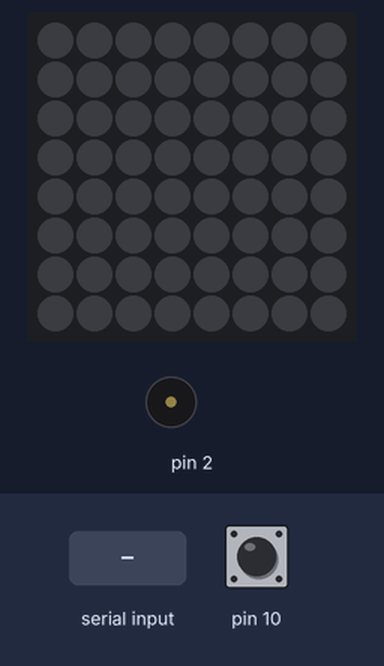
Recording of a sketch running on a simulated Arduino Mega 2560, built with avr-gcc and run on an emulated ATmega2560. Shown: 8×8 RGB LED matrix (first LED top left, wired row by row), buzzer (waves = sounding). Inputs (shaded band) come from the test bench; at power-on: pin 10 HIGH. Dim RGB values are drawn brighter than linear.

Above: at 1.2 s.
1.3 s: pin 10 pulled LOW for 0.15 s
At 2.19 s:
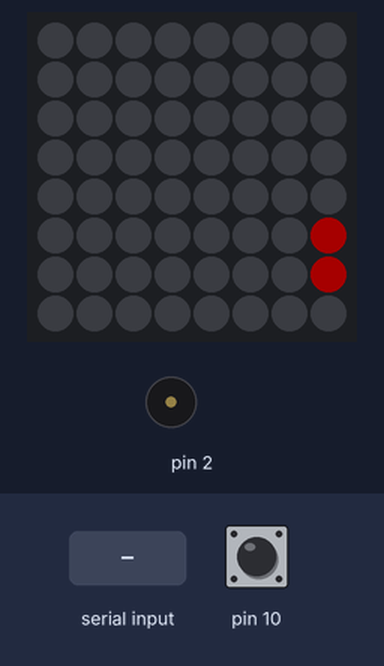
3.8 s: "$\n" received over Serial
At 4.5 s:
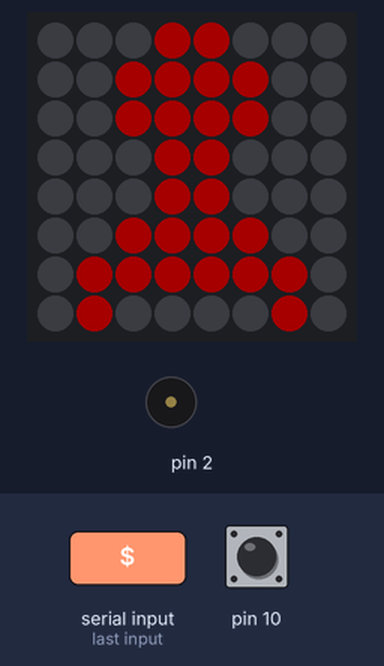
5.4 s: pin 10 pulled LOW for 1 s
At 7.9 s:
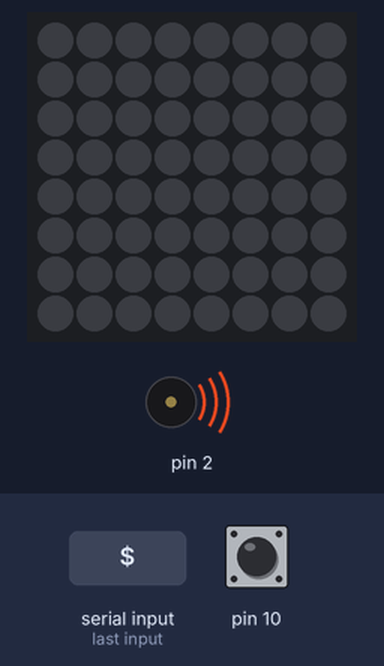
8.0 s: pin 10 pulled LOW for 3.2 s
At 9.0 s:
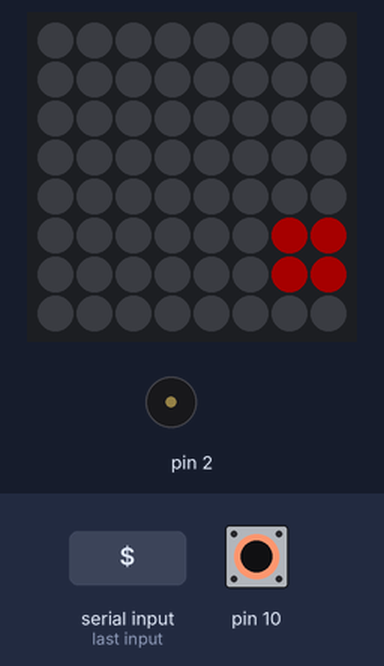
Timing chart, 0 to 13.7 s (numbered marks = the images above; inputs shaded):
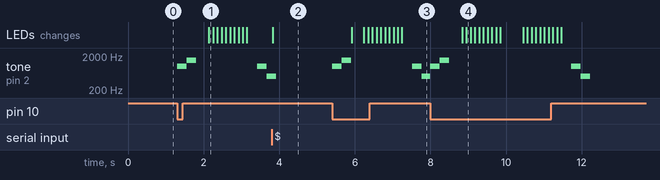

The sketch:

screen.ino
```cpp
#include <Adafruit_GFX.h>
#include <Adafruit_NeoMatrix.h>
#include <Adafruit_NeoPixel.h>
// #0000000000000000010100010111001001110110011111000111110001010100#60d670
#ifndef PSTR
#define PSTR // Prevent compiler error
#endif
#define PIN 8
#define NUM_LEDS 64

Adafruit_NeoMatrix matrix = Adafruit_NeoMatrix(8, 8, 1, 1, PIN,
  NEO_TILE_BOTTOM   + NEO_TILE_LEFT   + NEO_TILE_COLUMNS   + NEO_TILE_PROGRESSIVE +
  NEO_MATRIX_BOTTOM + NEO_MATRIX_LEFT + NEO_MATRIX_COLUMNS + NEO_MATRIX_PROGRESSIVE,
  NEO_GRB + NEO_KHZ800);
uint16_t color = matrix.Color(255, 0, 0); // Red color for text
String displayText = "."; // Default text
String hexColor;
int pip = 1;
int lever;
//
int event[16];
unsigned long startMillis = 0;
unsigned long currentMillis;
int on = false;


void setup() {
  Serial.begin(9600); // USB-C
  Serial1.begin(9600); // UART1 for ESP-01

  matrix.begin();
  matrix.setTextWrap(false);
  matrix.setBrightness(40);
  matrix.setTextColor(color);

  pinMode(10, INPUT_PULLUP);
  pinMode(2, OUTPUT);
}

int x = matrix.width();
String dataBuffer; // Buffer to store incoming data

void loop() {
  lever = digitalRead(10);
  if (lever == 0 ) {
    if (pip == 1) {
      tone(2, 1000, 250);
      delay(250);
      tone(2, 1500, 250);
      delay(250);
    }
    eSource();
    pip = 0;
  } else {
    if (pip == 0) {
      tone(2, 1000, 250);
      delay(250);
      tone(2, 500, 250);
      matrix.fillScreen(0);
      matrix.show();
      pip = 1;
    }
    uDmxRecieve();
  }
}

void uDmxRecieve() {
  while (Serial.available() > 0 && lever == 1) {

    String receivedData = Serial.readStringUntil('\n');
    char buffer[50];  // Dočasné pole pro převedení Stringu na C-string
    receivedData.toCharArray(buffer, sizeof(buffer)); //                                reaktor   paprsky    torpedo    manev      impuls      warp       jump       front      rear
    int parsedValues = sscanf(buffer, "%d %d %d %d %d %d %d %d %d %d %d %d %d %d %d %d", &event[0], &event[1], &event[2], &event[3], &event[4], &event[5], &event[6], &event[7], &event[8],
                                                                                      &event[9], &event[10], &event[11], &event[12], &event[13], &event[14], &event[15] );
    //                                                                                 yellow       red       docking       dock       hull%     shieldsF%    shieldsR%
    uCases();
    lever = digitalRead(10);
  }
}


void uCases() {
  if (event[9] == 255) {//yellow          0 0 0 0 0 0 0 0 0 255 0 0 0 130 200 100
    uAni(1, 179, 149, 0);
  } else if (event[10] == 255) {//red     0 0 0 0 0 0 0 0 0 0 255 0 0 130 200 100
    uAni(1, 179, 0, 0);
  } else {
    uAni(1, 0, 0, 0);
  }
  int r;
  int g;
  uGradient(event[14], r, g);
  uAni(2, r, g, 0);//front shield
  uGradient(event[13], r, g);
  uAni(3, r, g, 0);//hull
  uGradient(event[15], r, g);
  uAni(4, r, g, 0);//rear shield

  matrix.show();


}

void uAni(int val, int r, int g, int b) {
  switch (val) {
    case 1:
    currentMillis = millis();
    if (currentMillis - startMillis >= 500)
    {
      startMillis = currentMillis;
      on = !on;
    }
    if (on) {
      matrix.fillScreen(matrix.Color(r, g, b));
    } else {
      matrix.fillScreen(0);

    }
    break;
    case 2:
      //front shield
      matrix.drawPixel(3, 0, matrix.Color(r, g, 0));
      matrix.drawPixel(4, 0, matrix.Color(r, g, 0));
      matrix.drawPixel(2, 1, matrix.Color(r, g, 0));
      matrix.drawPixel(5, 1, matrix.Color(r, g, 0));
      matrix.drawPixel(2, 2, matrix.Color(r, g, 0));
      matrix.drawPixel(5, 2, matrix.Color(r, g, 0));
    break;
    case 3:
      //hull
      for (int i = 1; i <= 5; i++){
        matrix.drawPixel(3, i, matrix.Color(r, g, 0));
        matrix.drawPixel(4, i, matrix.Color(r, g, 0));
      }
    break;
    case 4:
      //rear shield
      matrix.drawPixel(1, 7, matrix.Color(r, g, 0));
      matrix.drawPixel(6, 7, matrix.Color(r, g, 0));
      for (int i = 1; i <= 6; i++) {
        matrix.drawPixel(i, 6, matrix.Color(r, g, 0));
      }
      matrix.drawPixel(2, 5, matrix.Color(r, g, 0));
      matrix.drawPixel(5, 5, matrix.Color(r, g, 0));

    break;
    default:
      // statements
      break;
  }
}

void uGradient(int value, int &r, int &g) {//0 0 0 0 0 0 0 0 0 0 0 0 0 98 80 55
  if (value <= 90 ) {
    r = 255;
    g = 0;
  } else if (value <= 172) {
    r = 255;  // Červená
    g = map(value, 90, 172, 0, 255);  // Zelená roste od 0 do 255
  } else {
    r = map(value, 172, 255, 255, 0);  // Červená klesá od 255 do 0
    g = 255;  // Zelená
  }
}


void eSource() {
  while (Serial1.available()) {
    char c = Serial1.read();
    if (c == '\n') { // Pokud přijde nový řádek, zpracuj data
      dataBuffer.trim(); // Remove any leading or trailing whitespace
      if (dataBuffer.length() > 0) {
        displayText = dataBuffer;
        x = matrix.width(); // Reset position for new text
        matrix.fillScreen(0);
      }
      dataBuffer = ""; // Clear the buffer for next data
    } else {
      dataBuffer += c; // Add character to buffer
    }
  }

  if (displayText.startsWith("$", 0) || displayText.startsWith("#", 0)) {
    if (displayText.startsWith("red", 1)) {
      matrix.fillScreen(color);
      matrix.show();
    }
    if (displayText.startsWith("green", 1)) {
      matrix.fillScreen(matrix.Color(0, 255, 0));
      matrix.show();
    }
    if (displayText.startsWith("blue", 1)) {
      matrix.fillScreen(matrix.Color(0, 0, 255));
      matrix.show();
    }
    if (displayText.startsWith("#", 0)) {
      eClient();
    }
  } else {
    eText();
  }
}

void eClient() {
  hexColor = displayText.substring(65);
  long number = (long) strtol( &hexColor[1], NULL, 16);
  int r = number >> 16;
  int g = number >> 8 & 0xFF;
  int b = number & 0xFF;

  for (int i = 1; i <= 64; i++) {
    // Výpočet souřadnic z indexu
    int Yrow = (i - 1) / 8;
    int Xcol = (i - 1) % 8;
    // Přečtení bitu na aktuální pozici
    char bit = displayText.charAt(i);
    if (bit == '1') {
      matrix.drawPixel(Xcol, Yrow, matrix.Color(r, g, b));
    }
  }
  matrix.show();
}

void eText() {
  matrix.fillScreen(0); // Vyčistíme matici
  matrix.setTextColor(color); // Nastavíme barvu textu
  matrix.setTextWrap(false); // Vypneme zalamování textu
  matrix.setCursor(x, 0); // Nastavíme pozici kurzoru pro text

  int textWidth = displayText.length() * 6; // Předpokládáme, že každý znak má šířku 6 pixelů
  int displayTime = textWidth * 10; // Čas zobrazení je proporcionální k délce textu

  for (int i = 0; i < textWidth + matrix.width(); i++) {
    matrix.fillScreen(0); // Vyčistíme matici
    matrix.setCursor(x - i, 0); // Nastavíme pozici kurzoru pro text
    if (x - i < -textWidth) {
      x = matrix.width(); // Resetujeme pozici, pokud text překročí matici
    }
    matrix.print(displayText); // Zobrazíme text
    matrix.show(); // Aktualizujeme matici
    delay(100); // Čekáme 100 ms
  }
  delay(displayTime); // Čekáme po dobu odpovídající délce textu
}
```

Measured:
- after the input at 1.3 s, tone on pin 2: plays 1000 Hz for 0.25 s, 1500 Hz for 0.25 s, 1000 Hz for 0.25 s, 500 Hz for 0.14 s, starting at once; the LEDs: change after 0.84 s (image 1)
- after the input at 3.8 s, the LEDs: change at once (image 2)
- after the input at 5.4 s, tone on pin 2: plays 1000 Hz for 0.25 s, 1500 Hz for 0.25 s, 1000 Hz for 0.25 s, 500 Hz for 0.24 s, starting at once; the LEDs: change after 0.51 s (image 3)
- after the input at 8.0 s, the LEDs: first change after 0.84 s (image 4 shows a later state)
